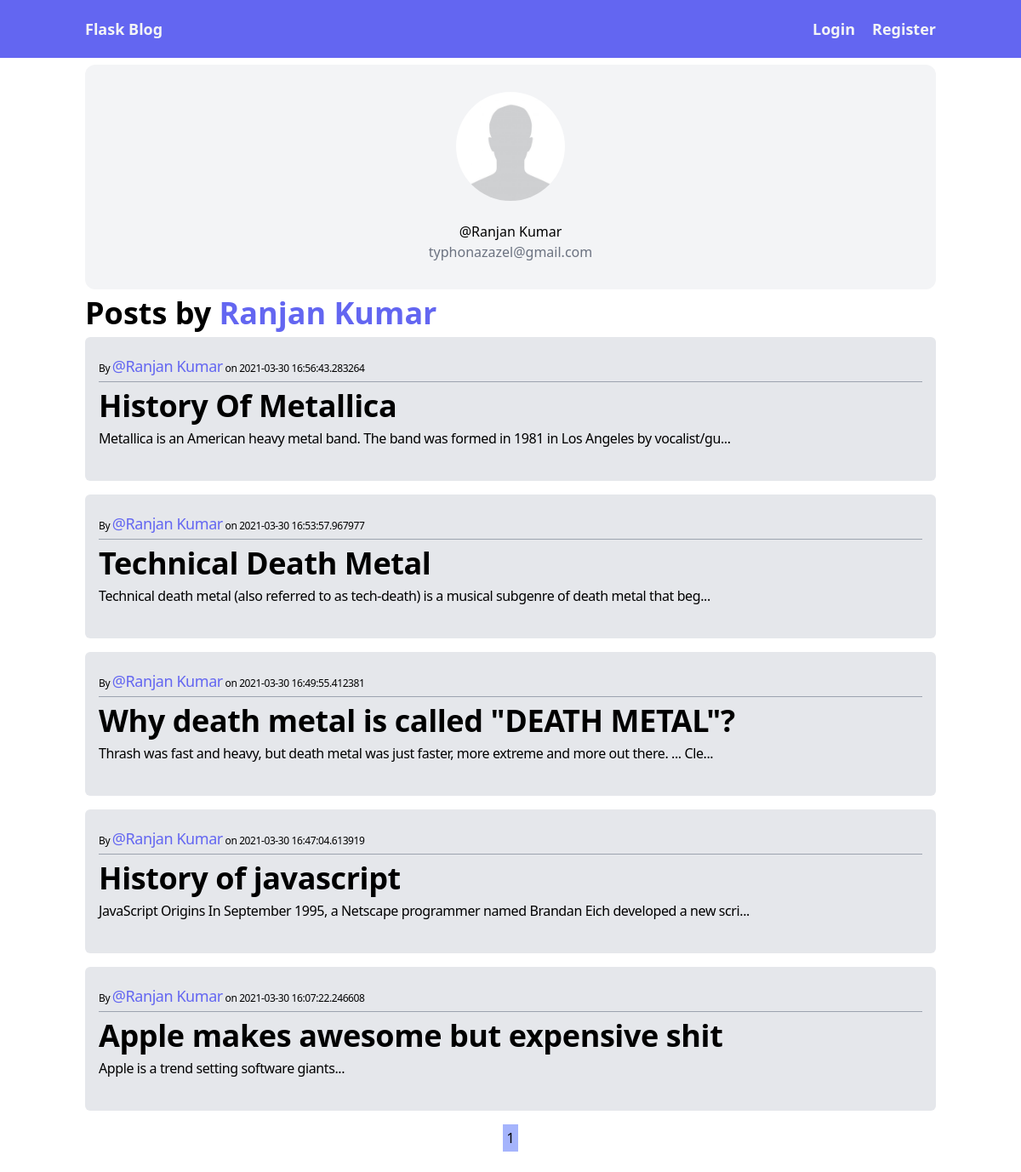
The page /user/profile/1 on the database its author committed.
### flaskblog/models.py (models this page shows, shortened)
class User(db.Model, UserMixin):
    id = db.Column(db.Integer, primary_key=True)
    name = db.Column(db.String(20), unique=True, nullable=False)
    email = db.Column(db.String(120), unique=True, nullable=False)
    image_file = db.Column(db.String(20), nullable=True, default='default.jpg')
    password = db.Column(db.String(60), nullable=False)
    posts = db.relationship('Post', backref='author', lazy=True)

class Post(db.Model):
    id = db.Column(db.Integer, primary_key=True)
    title = db.Column(db.String(100), nullable=False)
    date_posted = db.Column(db.DateTime, nullable=False,
                            default=datetime.utcnow)
    content = db.Column(db.Text, nullable=False)
    user_id = db.Column(db.Integer, db.ForeignKey('user.id'), nullable=False)

### flaskblog/user/routes.py (the view)
@user_routes.route('/user/profile/<id>', methods=['GET'])
def user_profile(id):
    page = request.args.get('page', default=1, type=1)
    user = User.query.get(id)
    posts = Post.query.filter_by(author=user).order_by(
        Post.date_posted.desc()).paginate(per_page=5, page=page)
    image_file = url_for(
        'static', filename="profile-pictures/"+user.image_file)
    return render_template('user_profile.html', user=user, image_file=image_file, posts=posts)

### flaskblog/templates/user_profile.html
{% extends "base.html" %} {% block content %}
<figure class="bg-gray-100 rounded-xl p-8 text-center">
    <img
        class="w-32 h-32 rounded-full m-auto"
        src="{{image_file}}"
        alt=""
        width="384"
        height="512"
    />
    <div class="pt-6 te space-y-4">
        <figcaption class="font-medium">
            <div class="text-cyan-600">@{{user.name}}</div>
            <div class="text-gray-500">{{user.email}}</div>
        </figcaption>
    </div>
</figure>
<h2 class="sm:text-4xl my-2 text-3xl leading-tight font-semibold">
    Posts by <span class="text-indigo-500">{{user.name}}</span>
</h2>
<div class="grid tracking-tight gap-4">
    {% if posts %} {% for post in posts.items %}
    <div
        class="rounded-md px-4 pt-4 pb-10 bg-gray-200 cursor-pointer post hover:bg-gray-100 transition-color duration-75"
        data-location="/post/{{post.id}}"
    >
        <div class="border-b border-gray-400 py-1">
            <p class="text-xs">
                By
                <a
                    href="user/profile/{{post.author.id}}"
                    class="text-indigo-500 font-medium tracking-tight text-lg"
                    >@{{post.author.name}}</a
                >
                on {{post.date_posted}}
            </p>
        </div>
        <a
            href="/post/{{post.id}}"
            class="hover:text-indigo-500 transition-color duration-75 hover:underline"
        >
            <h2 class="sm:text-4xl my-2 text-3xl leading-tight font-semibold">
                {{post.title[:50]}}
            </h2>
        </a>
        <p class="leading-tight">{{post.content[:100]}}...</p>
    </div>
    {% endfor %} {% else %}
    <h2 class="text-2xl font-semibold tracking-tight">Oh no! No posts yet</h2>
    {% endif %}
</div>
<div class="space-x-1 my-4 flex justify-center">
    {% for i in posts.iter_pages(left_edge=1 , right_edge=1, left_current=1,
    right_current=1) %} {% if i %} {% if posts.page == i %}
    <a href="?page={{i}}" class="p-1 bg-indigo-300">{{i}}</a>
    {% else %}
    <a href="?page={{i}}" class="p-1 bg-gray-200">{{i}}</a>
    {% endif %} {% else %} ... {% endif %} {% endfor %}
</div>
{% endblock %}

### rows shown on the page
User: name "Ranjan Kumar", email "typhonazazel@gmail.com"
Post: author.name "Ranjan Kumar", date_posted "2021-03-30 16:56:43.283264", title "History Of Metallica", content "Metallica is an American heavy metal band. The band was formed in 1981 in Los Angeles by vocalist/gu"
Post: author.name "Ranjan Kumar", date_posted "2021-03-30 16:53:57.967977", title "Technical Death Metal", content "Technical death metal (also referred to as tech-death) is a musical subgenre of death metal that beg"
Post: author.name "Ranjan Kumar", date_posted "2021-03-30 16:49:55.412381", title "Why death metal is called \"DEATH METAL\"?", content "Thrash was fast and heavy, but death metal was just faster, more extreme and more out there. ... Cle"
Post: author.name "Ranjan Kumar", date_posted "2021-03-30 16:47:04.613919", title "History of javascript", content "JavaScript Origins In September 1995, a Netscape programmer named Brandan Eich developed a new scri"
Post: author.name "Ranjan Kumar", date_posted "2021-03-30 16:07:22.246608", title "Apple makes awesome but expensive shit", content "Apple is a trend setting software giants"

### other values the page prints
{{ i }} "1"
